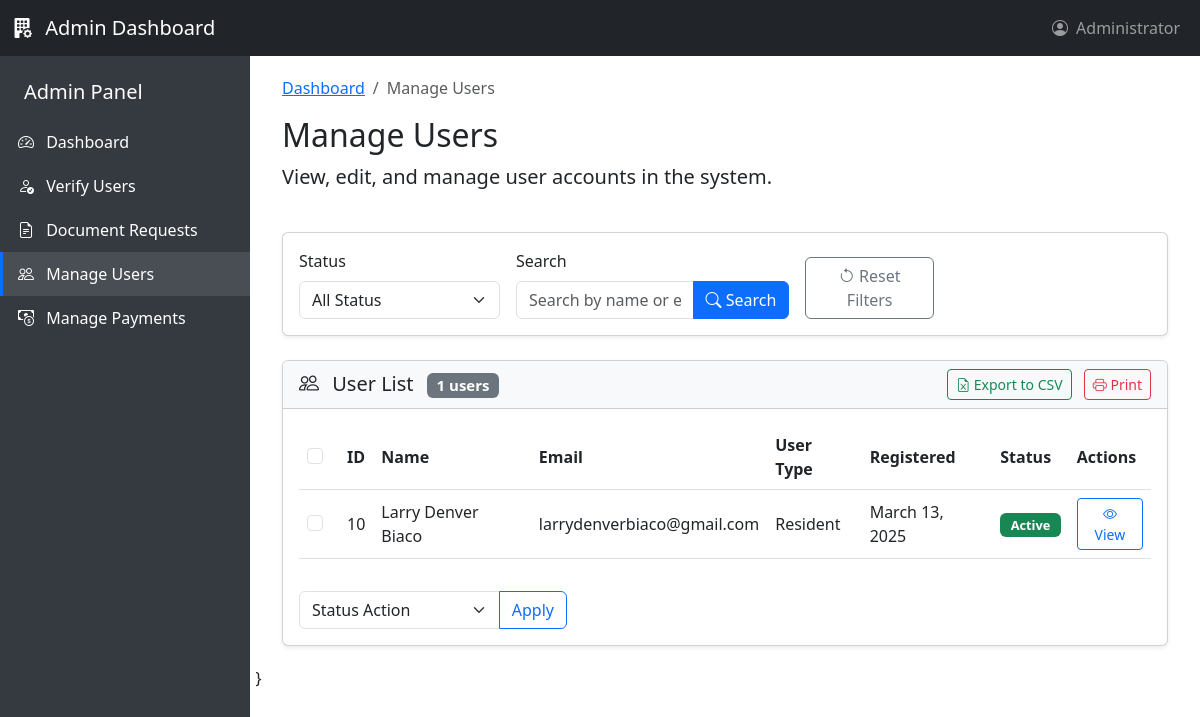
Page /Admin/view/manage-users.php on the earlier database version.
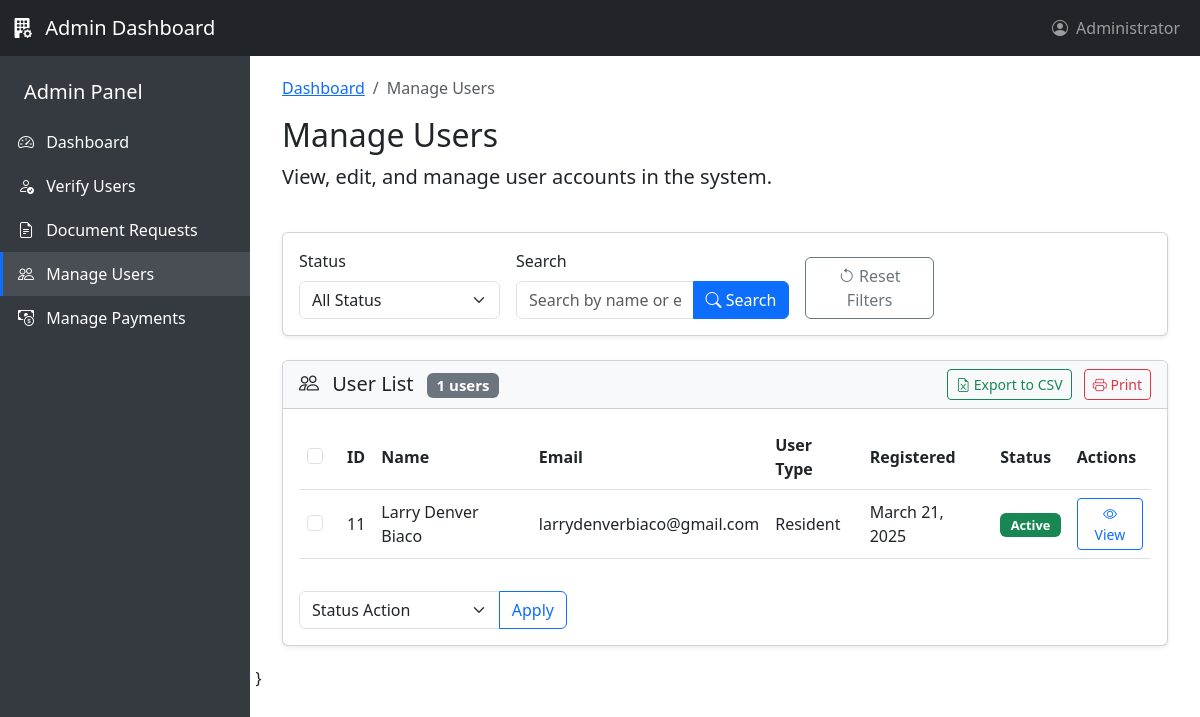
Same page on the later database version.
### tables this page shows
CREATE TABLE `users` (
  `user_id` int(11) NOT NULL,
  `email` varchar(100) NOT NULL,
  `password` varchar(255) NOT NULL,
  `first_name` varchar(50) NOT NULL,
  `middle_name` varchar(50) DEFAULT NULL,
  `last_name` varchar(50) NOT NULL,
  `birthday` date NOT NULL,
  `gender` enum('male','female','other') NOT NULL,
  `contact_number` varchar(15) NOT NULL,
  `zone` varchar(20) NOT NULL,
  `house_number` varchar(50) NOT NULL,
  `id_path` varchar(255) NOT NULL,
  `user_type` enum('resident','staff','admin') NOT NULL DEFAULT 'resident',
  `status` enum('active','inactive','pending') NOT NULL DEFAULT 'pending',
  `created_at` timestamp NOT NULL DEFAULT current_timestamp(),
  `updated_at` timestamp NOT NULL DEFAULT current_timestamp() ON UPDATE current_timestamp(),
  `profile_pic` varchar(255) DEFAULT NULL
);

### Admin/view/manage-users.php (the view, shortened to what the changed rows need)
<?php
require_once "../../backend/connections/config.php";
$users = [];
$currentPage = isset($_GET['page']) ? (int)$_GET['page'] : 1;
$itemsPerPage = 10;
$userType = isset($_GET['user_type']) ? $_GET['user_type'] : 'all';
$status = isset($_GET['status']) ? $_GET['status'] : 'all';
$searchTerm = isset($_GET['search']) ? $_GET['search'] : '';
$conn = new mysqli($servername, $username, $password, $dbname);
if ($conn->connect_error) {
    $showAlert = true;
    $alertType = "danger";
    $alertMessage = "Database connection failed: " . $conn->connect_error;
} else {
    $baseQuery = "SELECT u.*,
                 DATE_FORMAT(u.created_at, '%M %d, %Y') as registered_date
                 FROM users u";
    $whereConditions = [];
    $queryParams = [];
    $paramTypes = "";
    $whereClause = !empty($whereConditions) ? " WHERE " . implode(" AND ", $whereConditions) : "";
    $baseQuery .= $whereClause;
    $offset = ($currentPage - 1) * $itemsPerPage;
    $baseQuery .= " ORDER BY u.created_at DESC LIMIT ?, ?";
    $queryParams[] = $offset;
    $queryParams[] = $itemsPerPage;
    $paramTypes .= "ii";
    $stmt = $conn->prepare($baseQuery);
    if (!empty($queryParams)) {
        $stmt->bind_param($paramTypes, ...$queryParams);
    }
    $stmt->execute();
    $result = $stmt->get_result();
    while ($row = $result->fetch_assoc()) {
        $users[] = $row;
    }
}
$statusColors = [
    'pending' => 'bg-warning text-dark',
    'active' => 'bg-success',
    'inactive' => 'bg-danger'
];
?>
<!DOCTYPE html>
<html lang="en">
<head>
    <link href="https://cdnjs.cloudflare.com/ajax/libs/bootstrap/5.3.0/css/bootstrap.min.css" rel="stylesheet">
    <link rel="stylesheet" href="https://cdnjs.cloudflare.com/ajax/libs/bootstrap-icons/1.10.5/font/bootstrap-icons.min.css">
</head>
<body>
    <div class="main-content">
        <div class="container-fluid">
            <div class="row mb-4">
                <div class="col">
                    <h1 class="h2 mb-2">Manage Users</h1>
                </div>
            </div>
            <div class="row">
                <div class="col-md-12">
                    <div class="card shadow-sm">
                        <div class="card-body">
                            <?php if (empty($users)): ?>
                                <div class="text-center py-5">
                                    <i class="bi bi-people text-secondary" style="font-size: 3rem;"></i>
                                    <p class="mt-3 text-muted">No users found with the selected filters.</p>
                                    <?php if (!empty($searchTerm) || $userType != 'all' || $status != 'all'): ?>
                                        <a href="manage-users.php" class="btn btn-outline-primary">Clear Filters</a>
                                    <?php endif; ?>
                                </div>
                            <?php else: ?>
                                <form id="bulkActionForm" method="post">
                                    <div class="table-responsive">
                                        <table class="table table-hover" id="usersTable">
                                            <thead>
                                                <tr>
                                                    <th>
                                                        <div class="form-check">
                                                            <input class="form-check-input" type="checkbox" id="selectAll">
                                                        </div>
                                                    </th>
                                                    <th>ID</th>
                                                    <th>Name</th>
                                                    <th>Email</th>
                                                    <th>User Type</th>
                                                    <th>Registered</th>
                                                    <th>Status</th>
                                                    <th>Actions</th>
                                                </tr>
                                            </thead>
                                            <tbody>
                                                <?php foreach ($users as $user): ?>
                                                <tr>
                                                    <td>
                                                        <div class="form-check">
                                                            <input class="form-check-input user-checkbox" type="checkbox" name="selected_users[]" value="<?php echo $user['user_id']; ?>">
                                                        </div>
                                                    </td>
                                                    <td><?php echo $user['user_id']; ?></td>
                                                    <td><?php echo htmlspecialchars($user['first_name'] . ' ' . $user['last_name']); ?></td>
                                                    <td><?php echo htmlspecialchars($user['email']); ?></td>
                                                    <td><?php echo $userTypes[$user['user_type']] ?? ucfirst($user['user_type']); ?></td>
                                                    <td><?php echo $user['registered_date']; ?></td>
                                                    <td>
                                                        <span class="badge <?php echo $statusColors[$user['status']] ?? 'bg-secondary'; ?> status-badge">
                                                            <?php echo ucfirst($user['status']); ?>
                                                        </span>
                                                    </td>
                                                    <td>
                                                        <div class="btn-group btn-group-sm">
                                                            <a href="documents-edit/user-details.php?id=<?php echo $user['user_id']; ?>" class="btn btn-outline-primary">
                                                                <i class="bi bi-eye"></i> View
                                                            </a>
                                                        </div>
                                                    </td>
                                                </tr>
                                                <?php endforeach; ?>
                                            </tbody>
                                        </table>
                                    </div>
                                </form>
                            <?php endif; ?>
                        </div>
                    </div>
                </div>
            </div>
        </div>
    </div>
                        </body>
                        </html>
</body>
</html>

Differences in the rows shown:
removed users: user_id "10", first_name+last_name "Larry Denver Biaco", email "larrydenverbiaco@gmail.com", user_type "Resident", registered_date "March 13, 2025", status "Active"
added users: user_id "11", first_name+last_name "Larry Denver Biaco", email "larrydenverbiaco@gmail.com", user_type "Resident", registered_date "March 21, 2025", status "Active"
